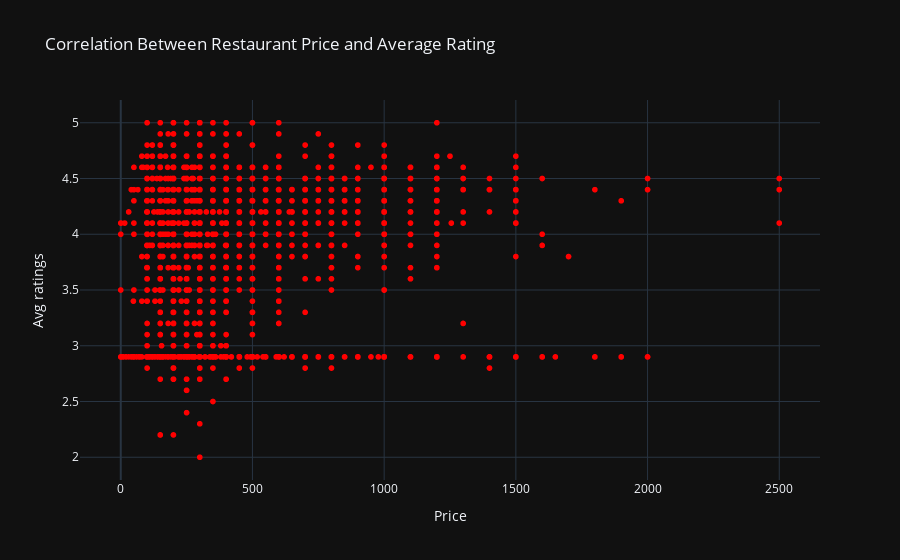

Source (notebook cell):
### Code cell
# Scatter plot between Price and Avg ratings
fig = px.scatter(df, x='Price', y='Avg ratings', title='Correlation Between Restaurant Price and Average Rating', color_discrete_sequence=['red'])
fig.update_layout(template="plotly_dark") 

fig.show()

### Figure 1 — Plotly figure (JSON) as saved in the notebook; plotly's stock layout.template omitted (floating-point values rounded to 4 significant figures; data arrays with more than 128 entries replaced by an {"elided": "..."} marker saying what was removed)
{"data": [{"hovertemplate": "Price=%{x}<br>Avg ratings=%{y}<extra></extra>", "legendgroup": "", "marker": {"color": "red", "symbol": "circle"}, "mode": "markers", "name": "", "showlegend": false, "type": "scattergl", "x": {"elided": "8680 int values"}, "xaxis": "x", "y": {"elided": "8680 float values"}, "yaxis": "y"}], "layout": {"legend": {"tracegroupgap": 0}, "title": {"text": "Correlation Between Restaurant Price and Average Rating"}, "xaxis": {"anchor": "y", "domain": [0, 1], "title": {"text": "Price"}}, "yaxis": {"anchor": "x", "domain": [0, 1], "title": {"text": "Avg ratings"}}}}
